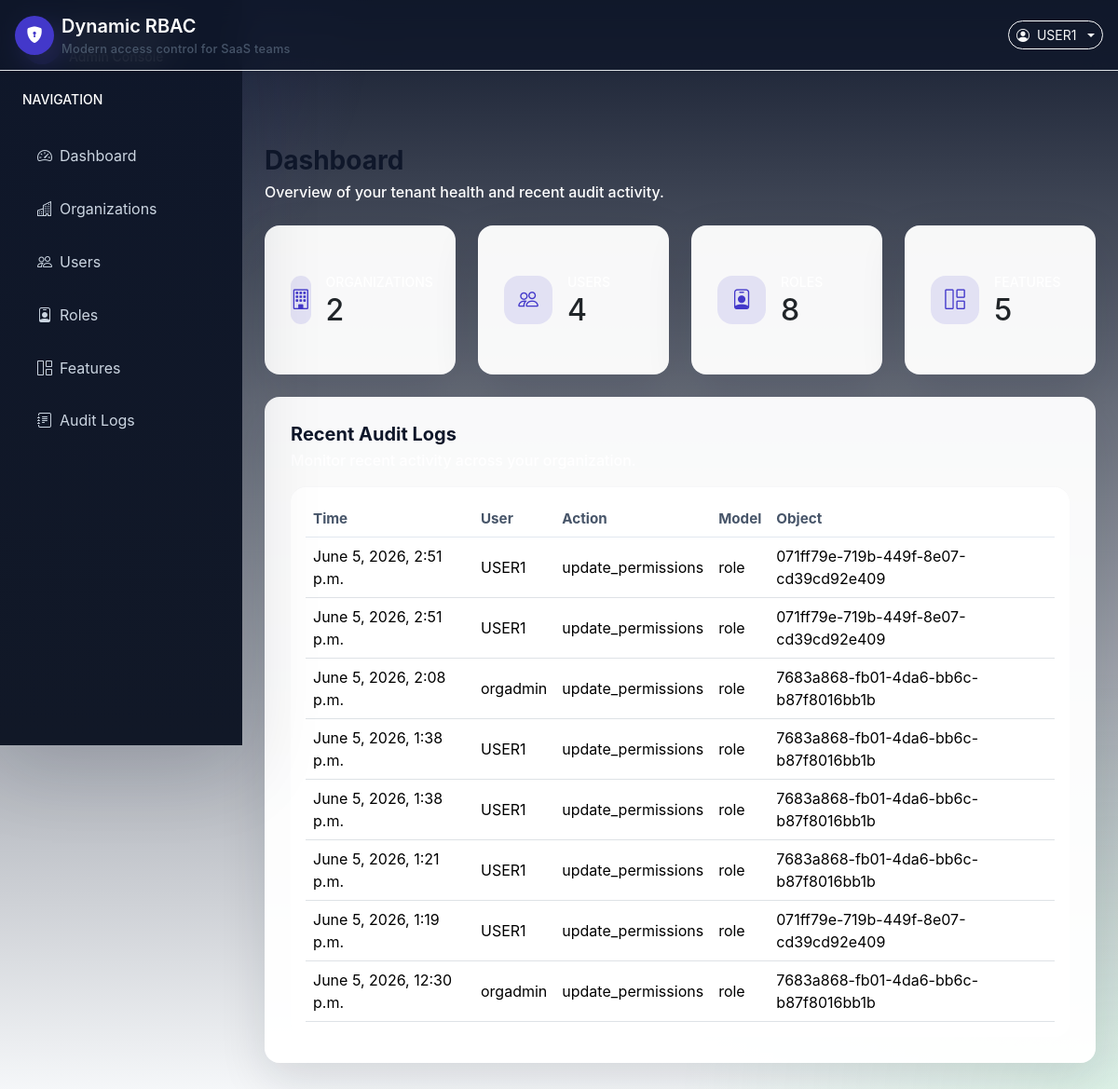
/ (signed in), run on the app's committed database.
### audit_logs/models.py (models this page shows, shortened)
class AuditLog(models.Model):
    id = models.UUIDField(primary_key=True, default=uuid.uuid4, editable=False)
    user = models.ForeignKey(settings.AUTH_USER_MODEL, on_delete=models.SET_NULL, null=True, blank=True, related_name="audit_logs")
    organization = models.ForeignKey("organizations.Organization", on_delete=models.SET_NULL, null=True, blank=True, related_name="audit_logs")
    action = models.CharField(max_length=120)
    model_name = models.CharField(max_length=120)
    object_id = models.CharField(max_length=64, blank=True)
    before_data = models.JSONField(blank=True, null=True)
    after_data = models.JSONField(blank=True, null=True)
    timestamp = models.DateTimeField(auto_now_add=True)
    class Meta:
        ordering = ["-timestamp"]

### dashboard/views.py (the view, shortened to what this page needs)
# urls.py: path("", DashboardView.as_view(), name="dashboard"),
class DashboardView(PermissionRequiredMixin, LoginRequiredMixin, TemplateView):
    template_name = "dashboard/dashboard.html"
    feature_code = "DASHBOARD"
    permission_action = "view"
    def get_context_data(self, **kwargs):
        context = super().get_context_data(**kwargs)
        user = self.request.user
        if user.is_superuser:
            context.update({
                "total_organizations": Organization.objects.count(),
                "total_users": UserProfile.objects.count(),
                "total_roles": Role.objects.count(),
                "total_features": Feature.objects.count(),
                "recent_audit_logs": AuditLog.objects.select_related("user", "organization")[:8],
            })
        return context

### permissions_app/mixins.py (called while the page is built)
    def dispatch(self, request, *args, **kwargs):
        if not self.feature_code:
            return super().dispatch(request, *args, **kwargs)
        if not has_permission(request.user, self.feature_code, self.permission_action):
            if not request.user.is_authenticated:
                return redirect(reverse_lazy("login"))
            return HttpResponseForbidden("You do not have permission to access this page.")
        return super().dispatch(request, *args, **kwargs)

### permissions_app/templatetags/rbac_tags.py (called while the page is built)
@register.simple_tag(takes_context=True)
def has_permission(context, feature_code, action="view"):
    request = context.get("request")
    if not request:
        return False
    return permission_check(request.user, feature_code, action)

### permissions_app/utils.py (called while the page is built, shortened)
def has_permission(user, feature_code: str, action: str) -> bool:
    if not user or not user.is_authenticated:
        return False
    if user.is_superuser:
        return True

### templates/dashboard/dashboard.html
{% extends 'base.html' %}
{% block content %}
<div class="d-flex flex-column flex-md-row justify-content-between align-items-start gap-3 mb-4">
    <div>
        <h1 class="h3 mb-1 page-title">Dashboard</h1>
        <p class="page-subtitle mb-0">Overview of your tenant health and recent audit activity.</p>
    </div>
</div>
<div class="row g-4">
    <div class="col-sm-6 col-xl-3">
        <div class="card card-stats rounded-4">
            <div class="card-body d-flex align-items-center gap-3">
                <div class="stats-icon bg-soft-indigo">
                    <i class="bi bi-building"></i>
                </div>
                <div>
                    <small class="text-uppercase text-muted">Organizations</small>
                    <h2 class="mb-0">{{ total_organizations }}</h2>
                </div>
            </div>
        </div>
    </div>
    <div class="col-sm-6 col-xl-3">
        <div class="card card-stats rounded-4">
            <div class="card-body d-flex align-items-center gap-3">
                <div class="stats-icon bg-soft-indigo">
                    <i class="bi bi-people"></i>
                </div>
                <div>
                    <small class="text-uppercase text-muted">Users</small>
                    <h2 class="mb-0">{{ total_users }}</h2>
                </div>
            </div>
        </div>
    </div>
    <div class="col-sm-6 col-xl-3">
        <div class="card card-stats rounded-4">
            <div class="card-body d-flex align-items-center gap-3">
                <div class="stats-icon bg-soft-indigo">
                    <i class="bi bi-person-badge"></i>
                </div>
                <div>
                    <small class="text-uppercase text-muted">Roles</small>
                    <h2 class="mb-0">{{ total_roles }}</h2>
                </div>
            </div>
        </div>
    </div>
    <div class="col-sm-6 col-xl-3">
        <div class="card card-stats rounded-4">
            <div class="card-body d-flex align-items-center gap-3">
                <div class="stats-icon bg-soft-indigo">
                    <i class="bi bi-grid-1x2"></i>
                </div>
                <div>
                    <small class="text-uppercase text-muted">Features</small>
                    <h2 class="mb-0">{{ total_features }}</h2>
                </div>
            </div>
        </div>
    </div>
</div>
<div class="card rounded-4 mt-4">
    <div class="card-body">
        <div class="d-flex justify-content-between align-items-center mb-3">
            <div>
                <h2 class="h5 mb-1 page-title">Recent Audit Logs</h2>
                <p class="page-subtitle mb-0">Monitor recent activity across your organization.</p>
            </div>
        </div>
        <div class="table-responsive">
            <table class="table table-hover align-middle mb-0">
                <thead>
                    <tr>
                        <th>Time</th>
                        <th>User</th>
                        <th>Action</th>
                        <th>Model</th>
                        <th>Object</th>
                    </tr>
                </thead>
                <tbody>
                    {% for log in recent_audit_logs %}
                        <tr>
                            <td>{{ log.timestamp }}</td>
                            <td>{{ log.user.username }}</td>
                            <td>{{ log.action }}</td>
                            <td>{{ log.model_name }}</td>
                            <td>{{ log.object_id }}</td>
                        </tr>
                    {% empty %}
                        <tr>
                            <td colspan="5" class="empty-state">No audit logs found.</td>
                        </tr>
                    {% endfor %}
                </tbody>
            </table>
        </div>
    </div>
</div>
{% endblock %}

### templates/base.html (shortened to what this page needs)
{% load static %}
{% load rbac_tags %}
<!DOCTYPE html>
<html lang="en">
<head>
    <link href="https://cdn.jsdelivr.net/npm/bootstrap@5.3.1/dist/css/bootstrap.min.css" rel="stylesheet">
    <link href="https://cdn.jsdelivr.net/npm/bootstrap-icons@1.11.3/font/bootstrap-icons.css" rel="stylesheet">
    <link rel="stylesheet" href="{% static 'css/styles.css' %}">
</head>
<body class="bg-body">
<nav class="navbar navbar-expand-xl navbar-dark shadow-sm fixed-top bg-glass border-bottom">
    <div class="container-fluid px-3">
        <a class="navbar-brand d-flex align-items-center gap-2" href="{% url 'dashboard' %}">
            <span class="brand-icon d-inline-flex align-items-center justify-content-center rounded-circle">
                <i class="bi bi-shield-lock-fill"></i>
            </span>
            <div class="d-flex flex-column">
                <span class="fw-semibold">Dynamic RBAC</span>
                <small class="navbar-tagline text-white-75">Modern access control for SaaS teams</small>
            </div>
        </a>
        <div class="collapse navbar-collapse justify-content-end">
            <div class="d-flex align-items-center gap-3">
                {% if user.is_authenticated %}
                    <div class="dropdown">
                        <button class="btn btn-outline-light btn-sm rounded-pill dropdown-toggle d-flex align-items-center gap-2"
                                type="button" id="userMenuButton" data-bs-toggle="dropdown" aria-expanded="false">
                            <i class="bi bi-person-circle"></i>
                            <span>{{ user.username }}</span>
                        </button>
                    </div>
                {% else %}
                    <a class="btn btn-outline-light btn-sm rounded-pill" href="{% url 'login' %}">Login</a>
                {% endif %}
            </div>
        </div>
    </div>
</nav>
{% if user.is_authenticated %}
                    {% has_permission 'DASHBOARD' 'view' as can_view_dashboard %}
                    {% has_permission 'ORG_MANAGEMENT' 'view' as can_view_org_management %}
                    {% has_permission 'USER_MANAGEMENT' 'view' as can_view_user_management %}
                    {% has_permission 'ROLE_MANAGEMENT' 'view' as can_view_role_management %}
                    {% has_permission 'AUDIT_LOGS' 'view' as can_view_audit_logs %}
    <aside class="sidebar d-none d-xl-flex flex-column p-4">
        <div class="sidebar-brand mb-4 text-white d-flex align-items-center gap-2">
            <span class="brand-icon bg-indigo text-white rounded-circle d-inline-flex align-items-center justify-content-center">
            </span>
            <div>
                <div class="fw-semibold">RBAC Platform</div>
                <small class="text-muted">Admin Console</small>
            </div>
        </div>
        <div class="sidebar-section mb-4 text-uppercase text-muted small">Navigation</div>
        <nav class="nav nav-pills flex-column gap-1">
            {% if can_view_dashboard %}
                <a class="nav-link" href="{% url 'dashboard' %}"><i class="bi bi-speedometer2 me-2"></i>Dashboard</a>
            {% endif %}
            {% if can_view_org_management %}
                <a class="nav-link" href="{% url 'organization_list' %}"><i class="bi bi-buildings me-2"></i>Organizations</a>
            {% endif %}
            {% if can_view_user_management %}
                <a class="nav-link" href="{% url 'user_list' %}"><i class="bi bi-people me-2"></i>Users</a>
            {% endif %}
            {% if can_view_role_management %}
                <a class="nav-link" href="{% url 'role_list' %}"><i class="bi bi-person-badge me-2"></i>Roles</a>
                <a class="nav-link" href="{% url 'feature_list' %}"><i class="bi bi-grid-1x2 me-2"></i>Features</a>
            {% endif %}
            {% if can_view_audit_logs %}
                <a class="nav-link" href="{% url 'audit_log_list' %}"><i class="bi bi-journal-text me-2"></i>Audit Logs</a>
            {% endif %}
        </nav>
    </aside>
{% endif %}
<div class="{% if user.is_authenticated %}main-content{% else %}main-content-no-sidebar{% endif %}">
    <div class="container-fluid px-4 py-5">
        <div id="toastContainer" class="toast-container position-fixed top-0 end-0 p-3"></div>
        {% block content %}{% endblock %}
    </div>
</div>
</body>
</html>

### static/css/styles.css (style rules this page uses)
:root { --bg-surface: #ffffff; --bg-soft: #eef2ff; --bg-body: #f8fafc; --bg-sidebar: #0f172a; --text-base: #0f172a; --text-muted: #ffffff; --text-secondary: #1e293b; --primary: #4338ca; --primary-dark: #3730a3; --success: #10b981; --border: #e2e8f0; }
body { min-height: 100vh; background: linear-gradient(180deg, rgba(15, 23, 42, 0.98) 0%, rgba(248, 250, 252, 0.92) 100%); color: var(--text-base); font-family: Inter, system-ui, -apple-system, BlinkMacSystemFont, "Segoe UI", sans-serif; }
body::before { content: ""; position: fixed; inset: 0; background: radial-gradient(circle at top left, rgba(99, 102, 241, 0.14), transparent 24%), radial-gradient(circle at bottom right, rgba(34, 197, 94, 0.12), transparent 28%); pointer-events: none; z-index: -1; }
.navbar { min-height: 72px; background: rgba(15, 23, 42, 0.84) !important; backdrop-filter: blur(12px); box-shadow: 0 12px 30px rgba(15, 23, 42, 0.12); }
.bg-glass { background: rgba(15, 23, 42, 0.75) !important; backdrop-filter: blur(14px); }
.navbar-tagline { font-size: 0.8rem; letter-spacing: 0.02em; }
.brand-icon { width: 42px; height: 42px; background: var(--primary); color: #fff; font-size: 1.1rem; }
.sidebar { width: 260px; min-height: 100vh; background: linear-gradient(180deg, #0f172a 0%, #111827 100%); color: #dbeafe; position: fixed; top: 0; left: 0; z-index: 1020; box-shadow: 0 24px 80px rgba(15, 23, 42, 0.15); }
.sidebar .sidebar-brand, .sidebar .sidebar-section { color: #94a3b8; }
.sidebar .nav-link { color: #cbd5e1; padding: 0.9rem 1rem; border-radius: 0.95rem; transition: background 0.2s ease, color 0.2s ease; }
.main-content { margin-left: 260px; padding-top: 108px; }
.container-fluid { max-width: 1440px; }
.card { border: 0; border-radius: 1rem; box-shadow: 0 18px 50px rgba(15, 23, 42, 0.12); background: rgba(255, 255, 255, 0.96); }
.card .card-body { padding: 1.75rem; }
.card-stats { min-height: 160px; transition: transform 0.2s ease, box-shadow 0.2s ease; }
.bg-soft-indigo { background-color: #eef2ff; }
.text-muted { color: var(--text-muted) !important; font-weight: 500; }
.table-responsive { border-radius: 1rem; background: var(--bg-surface); padding: 1rem; box-shadow: inset 0 1px 0 rgba(15, 23, 42, 0.03); }
.table { margin-bottom: 0; }
.table thead th { border-bottom: 1px solid #e2e8f0; color: #475569; font-size: 0.95rem; }
.table td, .table th { vertical-align: middle; }
small { font-weight: 500; color: #475569; }
.page-title { margin-bottom: 1.5rem; color: #0f172a; font-weight: 700; }
.page-subtitle { color: #475569; font-weight: 500; line-height: 1.5; }
.stats-icon { width: 52px; height: 52px; border-radius: 1rem; display: inline-flex; align-items: center; justify-content: center; background: rgba(67, 56, 202, 0.12); color: var(--primary); font-size: 1.35rem; }

### templates/base.html (style rules this page uses)
.page-title { color: #0f172a; font-weight: 700; }
.page-subtitle { color: #ffffff; font-weight: 500; }

### data on the page
AuditLog: timestamp "June 5, 2026, 2:51 p.m.", user.username "USER1", action "update_permissions", model_name "role", object_id "071ff79e-719b-449f-8e07-cd39cd92e409"
AuditLog: timestamp "June 5, 2026, 2:51 p.m.", user.username "USER1", action "update_permissions", model_name "role", object_id "071ff79e-719b-449f-8e07-cd39cd92e409"
AuditLog: timestamp "June 5, 2026, 2:08 p.m.", user.username "orgadmin", action "update_permissions", model_name "role", object_id "7683a868-fb01-4da6-bb6c-b87f8016bb1b"
AuditLog: timestamp "June 5, 2026, 1:38 p.m.", user.username "USER1", action "update_permissions", model_name "role", object_id "7683a868-fb01-4da6-bb6c-b87f8016bb1b"
AuditLog: timestamp "June 5, 2026, 1:38 p.m.", user.username "USER1", action "update_permissions", model_name "role", object_id "7683a868-fb01-4da6-bb6c-b87f8016bb1b"
AuditLog: timestamp "June 5, 2026, 1:21 p.m.", user.username "USER1", action "update_permissions", model_name "role", object_id "7683a868-fb01-4da6-bb6c-b87f8016bb1b"
AuditLog: timestamp "June 5, 2026, 1:19 p.m.", user.username "USER1", action "update_permissions", model_name "role", object_id "071ff79e-719b-449f-8e07-cd39cd92e409"
AuditLog: timestamp "June 5, 2026, 12:30 p.m.", user.username "orgadmin", action "update_permissions", model_name "role", object_id "7683a868-fb01-4da6-bb6c-b87f8016bb1b"

### other printed values
{{ user.username }} "USER1"
{{ total_organizations }} "2"
{{ total_users }} "4"
{{ total_roles }} "8"
{{ total_features }} "5"
